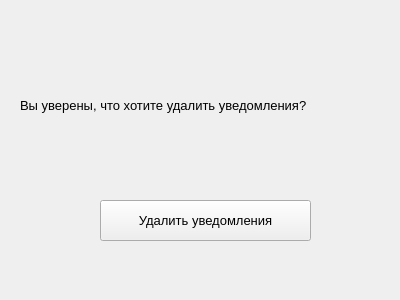
<?xml version="1.0" encoding="UTF-8"?>
<ui version="4.0">
 <class>Form</class>
 <widget class="QWidget" name="Form">
  <property name="geometry">
   <rect>
    <x>0</x>
    <y>0</y>
    <width>400</width>
    <height>300</height>
   </rect>
  </property>
  <property name="windowTitle">
   <string>Form</string>
  </property>
  <widget class="QPushButton" name="pushButton">
   <property name="geometry">
    <rect>
     <x>100</x>
     <y>200</y>
     <width>211</width>
     <height>41</height>
    </rect>
   </property>
   <property name="font">
    <font>
     <pointsize>10</pointsize>
    </font>
   </property>
   <property name="text">
    <string>Удалить уведомления</string>
   </property>
  </widget>
  <widget class="QLabel" name="label">
   <property name="geometry">
    <rect>
     <x>20</x>
     <y>90</y>
     <width>381</width>
     <height>31</height>
    </rect>
   </property>
   <property name="font">
    <font>
     <pointsize>10</pointsize>
    </font>
   </property>
   <property name="text">
    <string>Вы уверены, что хотите удалить уведомления?</string>
   </property>
  </widget>
 </widget>
 <resources/>
 <connections/>
</ui>
